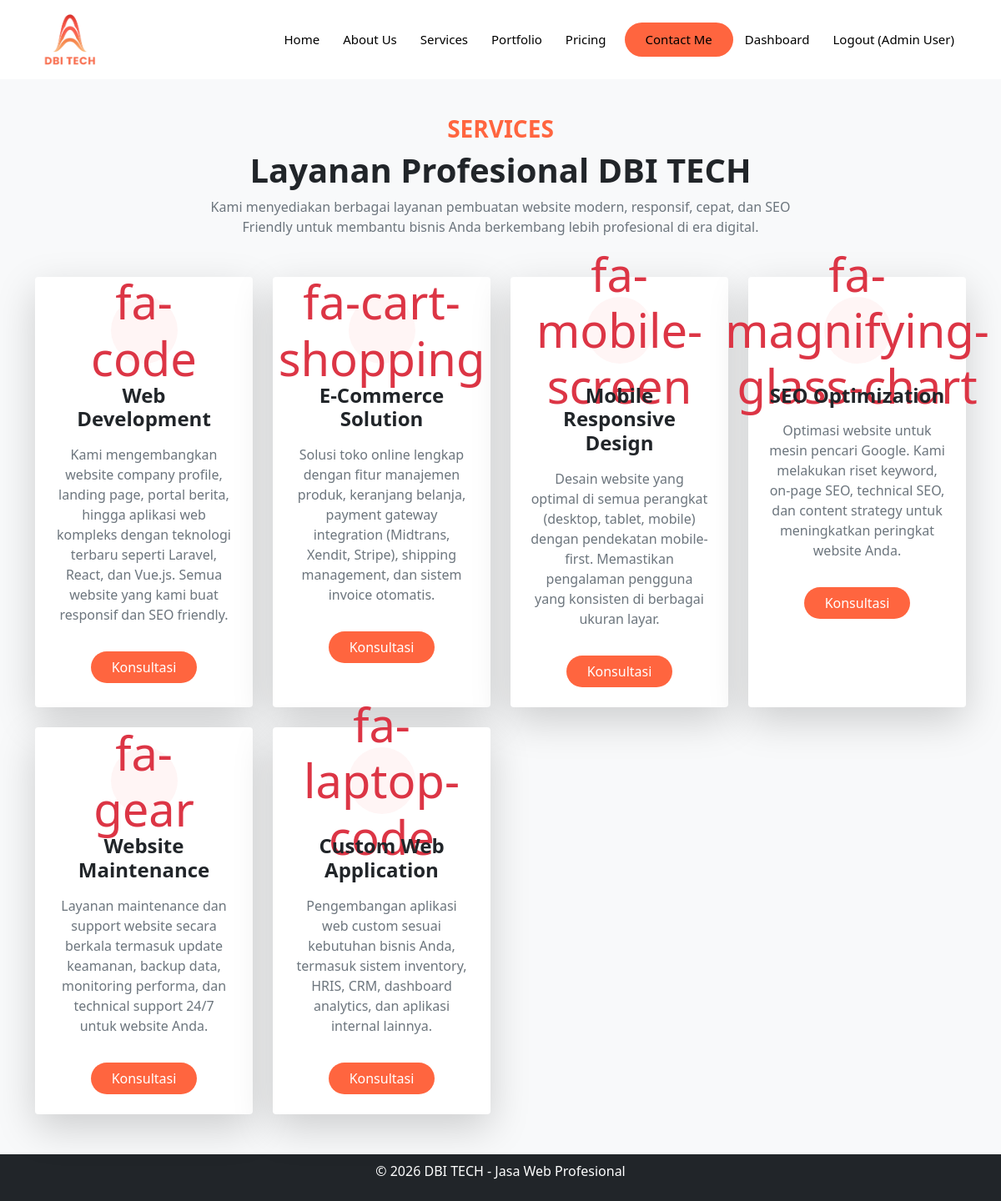
Page /index.php?page=services (signed in) on the committed database.
### tables this page shows
CREATE TABLE `services` (
  `id` bigint UNSIGNED NOT NULL,
  `title` varchar(255) NOT NULL,
  `description` text NOT NULL,
  `icon` varchar(100) DEFAULT NULL,
  `image` varchar(255) DEFAULT NULL,
  `created_at` timestamp NULL DEFAULT NULL,
  `updated_at` timestamp NULL DEFAULT NULL
);

### pages/services.php (the view, shortened to what this page needs)
<?php
require_once 'config/database.php';
$stmt = $pdo->query("SELECT * FROM services ORDER BY created_at DESC");
$services = $stmt->fetchAll();
?>
<section class="services-section py-5" style="background: #f8f9fa;">
    <div class="container">
        <div class="text-center mb-5">
            <h3 class="fw-bold text-uppercase" style="color: #FF653F;">Services</h3>
            <h1 class="fw-bold mt-2">Layanan Profesional DBI TECH</h1>
            <p class="text-muted mx-auto" style="max-width: 700px;">
                Kami menyediakan berbagai layanan pembuatan website modern,
                responsif, cepat, dan SEO Friendly untuk membantu bisnis Anda
                berkembang lebih profesional di era digital.
            </p>
        </div>
        <div class="row g-4">
            <?php foreach($services as $service): ?>
            <div class="col-md-6 col-lg-3">
                <div class="card border-0 shadow-lg h-100 rounded-4 service-card">
                    <div class="card-body text-center p-4">
                        <div class="service-icon mb-4">
                            <div class="display-4 text-danger">
                                <?php echo $service['icon']; ?>
                            </div>
                        </div>
                        <h4 class="fw-bold mb-3">
                            <?php echo htmlspecialchars($service['title']); ?>
                        </h4>
                        <p class="text-muted">
                            <?php echo htmlspecialchars($service['description']); ?>
                        </p>
                        <a href="index.php?page=contact"
                            class="btn rounded-pill px-4 mt-3 text-white" style="background-color: #FF653F;">
                            Konsultasi
                        </a>
                    </div>
                </div>
            </div>
            <?php endforeach; ?>
        </div>
    </div>
</section>

### pages/services.php (style rules this page uses)
.service-card { transition: 0.3s ease; }
.service-icon { width: 80px; height: 80px; margin: auto; background: #fff5f5; border-radius: 50%; display: flex; align-items: center; justify-content: center; }

### rows in the picture
services: icon "fa-code", title "Web Development", description "Kami mengembangkan website company profile, landing page, portal berita, hingga aplikasi web kompleks dengan teknologi terbaru seperti Laravel, React, dan Vue.js. Semua website yang kami buat responsif dan SEO friendly."
services: icon "fa-cart-shopping", title "E-Commerce Solution", description "Solusi toko online lengkap dengan fitur manajemen produk, keranjang belanja, payment gateway integration (Midtrans, Xendit, Stripe), shipping management, dan sistem invoice otomatis."
services: icon "fa-mobile-screen", title "Mobile Responsive Design", description "Desain website yang optimal di semua perangkat (desktop, tablet, mobile) dengan pendekatan mobile-first. Memastikan pengalaman pengguna yang konsisten di berbagai ukuran layar."
services: icon "fa-magnifying-glass-chart", title "SEO Optimization", description "Optimasi website untuk mesin pencari Google. Kami melakukan riset keyword, on-page SEO, technical SEO, dan content strategy untuk meningkatkan peringkat website Anda."
services: icon "fa-gear", title "Website Maintenance", description "Layanan maintenance dan support website secara berkala termasuk update keamanan, backup data, monitoring performa, dan technical support 24/7 untuk website Anda."
services: icon "fa-laptop-code", title "Custom Web Application", description "Pengembangan aplikasi web custom sesuai kebutuhan bisnis Anda, termasuk sistem inventory, HRIS, CRM, dashboard analytics, dan aplikasi internal lainnya."

### other values in the picture
$_SESSION['username'] "Admin User"
